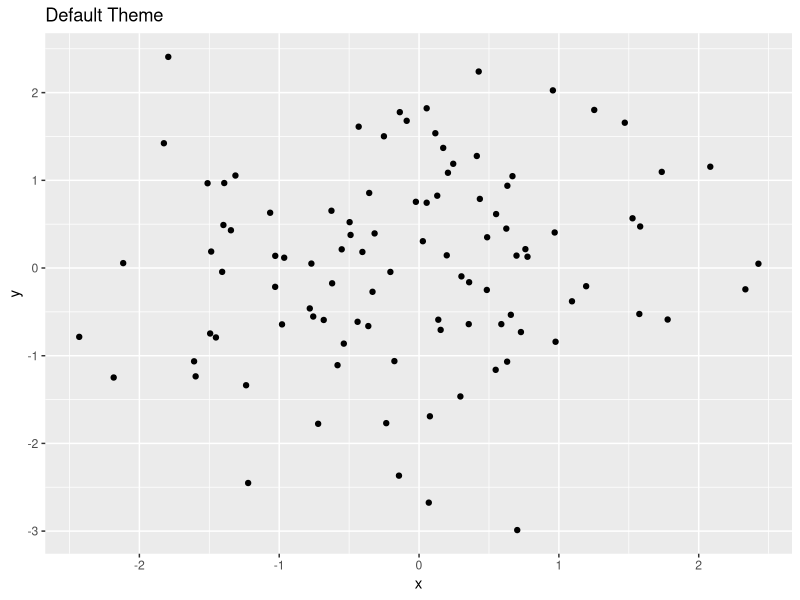
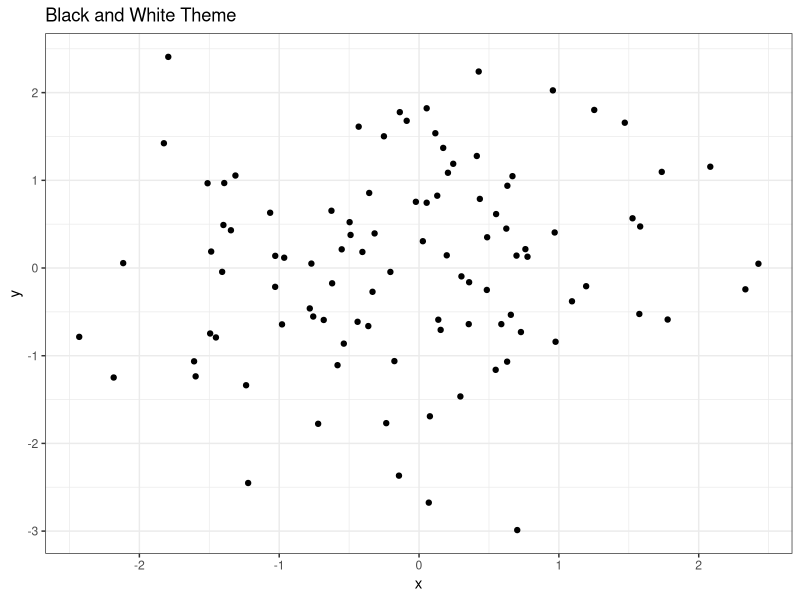
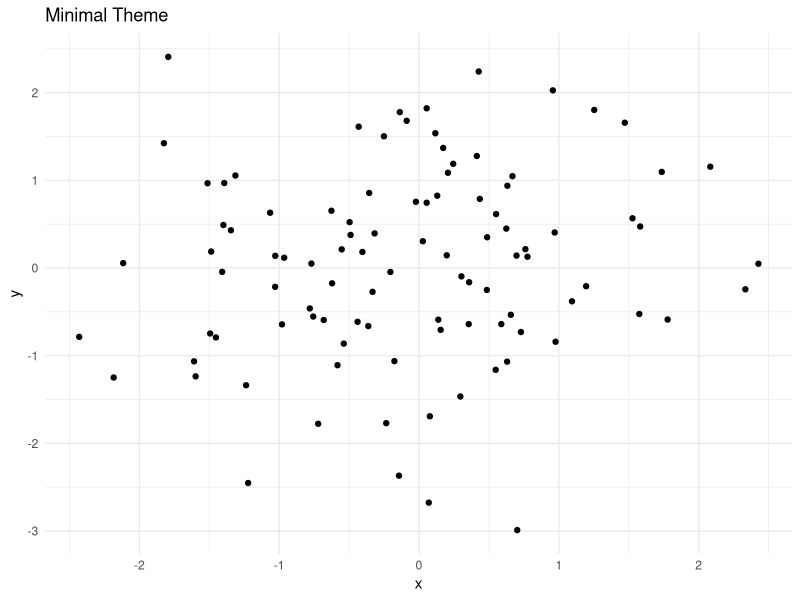
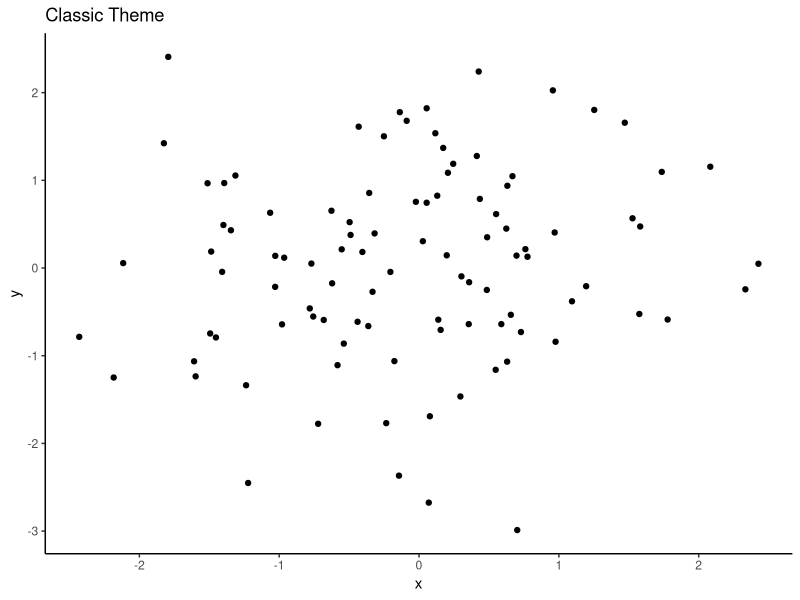
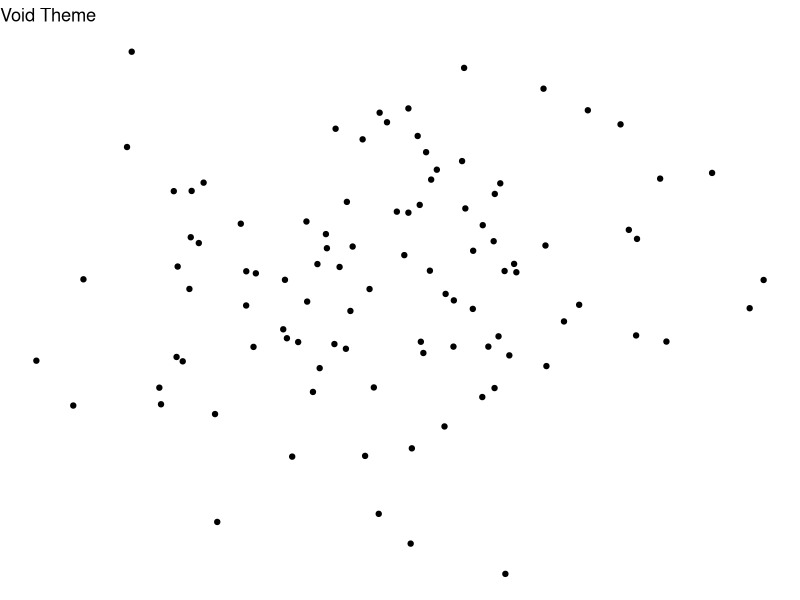
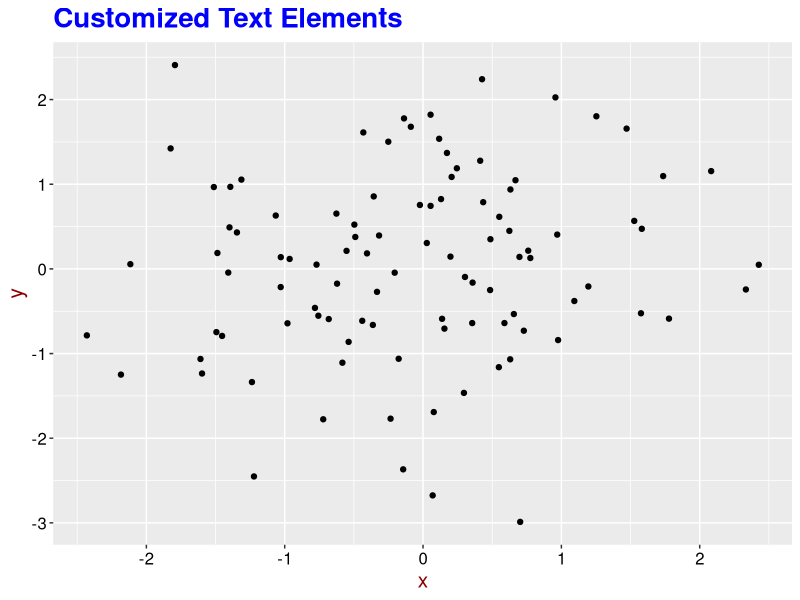
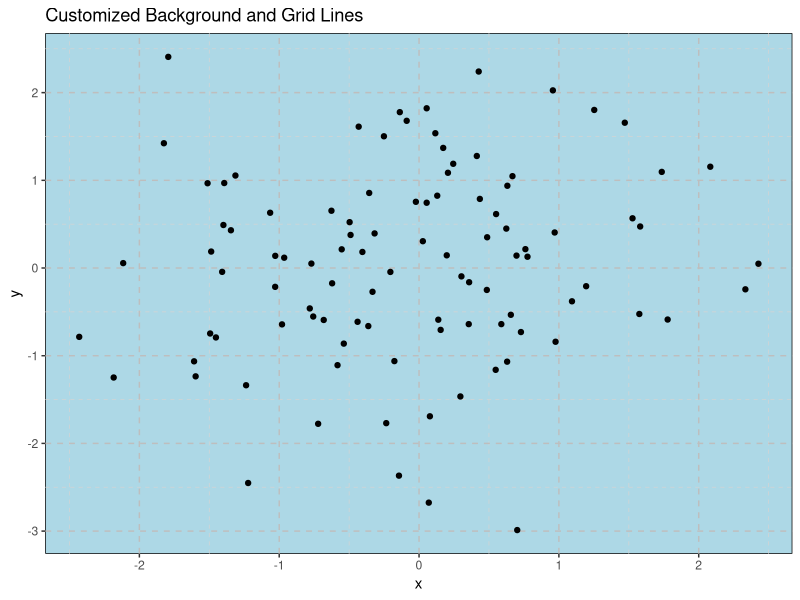
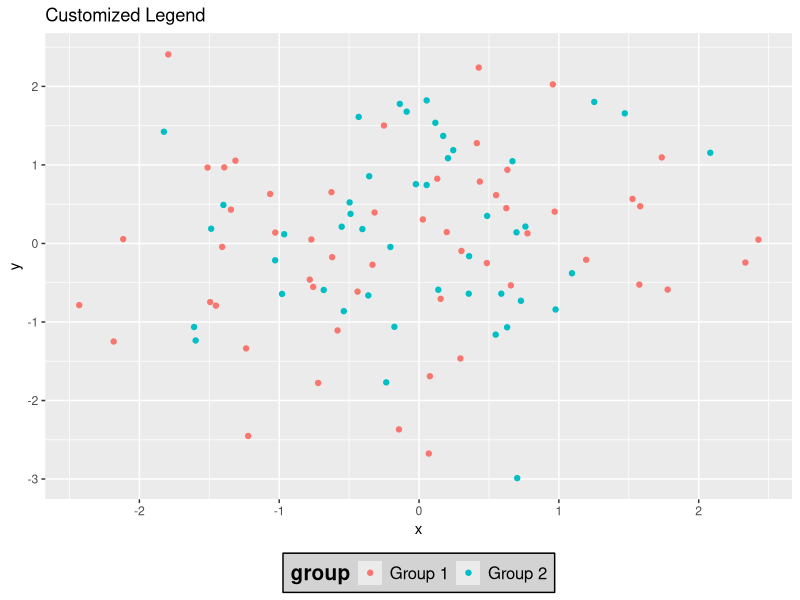

Source code (R) for these figures, in order:
## ---- chunk 1


library(ggplot2)



# Creating sample data

data <- data.frame(x = rnorm(100), y = rnorm(100))



# Basic scatter plot with the default theme

p <- ggplot(data, aes(x = x, y = y)) + geom_point() + labs(title = "Default Theme")

p



# Applying the theme_bw() theme

p + theme_bw() + labs(title = "Black and White Theme")



# Applying the theme_minimal() theme

p + theme_minimal() + labs(title = "Minimal Theme")



# Applying the theme_classic() theme

p + theme_classic() + labs(title = "Classic Theme")



# Applying the theme_void() theme

p + theme_void() + labs(title = "Void Theme")

## ---- chunk 2

# Plot result

p + theme(

  plot.title = element_text(size = 20, face = "bold", color = "blue"),

  axis.title.x = element_text(size = 15, color = "darkred"),

  axis.title.y = element_text(size = 15, color = "darkred"),

  axis.text = element_text(size = 12, color = "black")

) + labs(title = "Customized Text Elements")

## ---- chunk 3

# Plot result

p + theme(

  panel.background = element_rect(fill = "lightblue", color = "black"),

  panel.grid.major = element_line(size = 0.5, linetype = 'dashed', color = "gray"),

  panel.grid.minor = element_line(size = 0.25, linetype = 'dashed', color = "lightgray")

) + labs(title = "Customized Background and Grid Lines")

## ---- chunk 4

# Creating sample data with groups

data$group <- sample(c("Group 1", "Group 2"), 100, replace = TRUE)



# Customizing the legend

ggplot(data, aes(x = x, y = y, color = group)) +

  geom_point() +

  labs(title = "Customized Legend") +

  theme(

    legend.title = element_text(size = 15, face = "bold"),

    legend.text = element_text(size = 12),

    legend.position = "bottom",

    legend.background = element_rect(fill = "lightgray", color = "black")

  )

## ---- chunk 5

# Plot result

ggplot(data, aes(x = x, y = y, color = group)) +

  geom_point() +

  labs(title = "Customized Legend") +

  theme(

    legend.title = element_text(size = 15, face = "bold"),

    legend.text = element_text(size = 12),

    legend.position = "bottom",

    legend.background = element_rect(fill = "lightgray", color = "black")

  )

## ---- chunk 6

# Plot result

ggplot(data, aes(x = x, y = y, color = group)) +

  geom_point() +

  labs(title = "Comprehensive Theme Customization", x = "X Axis", y = "Y Axis") +

  theme(

    plot.title = element_text(size = 20, face = "bold", color = "blue"),

    axis.title.x = element_text(size = 15, color = "darkred"),

    axis.title.y = element_text(size = 15, color = "darkred"),

    axis.text = element_text(size = 12, color = "black"),

    panel.background = element_rect(fill = "lightblue", color = "black"),

    panel.grid.major = element_line(size = 0.5, linetype = 'dashed', color = "gray"),

    panel.grid.minor = element_line(size = 0.25, linetype = 'dashed', color = "lightgray"),

    legend.title = element_text(size = 15, face = "bold"),

    legend.text = element_text(size = 12),

    legend.position = "bottom",

    legend.background = element_rect(fill = "lightgray", color = "black")

  )

